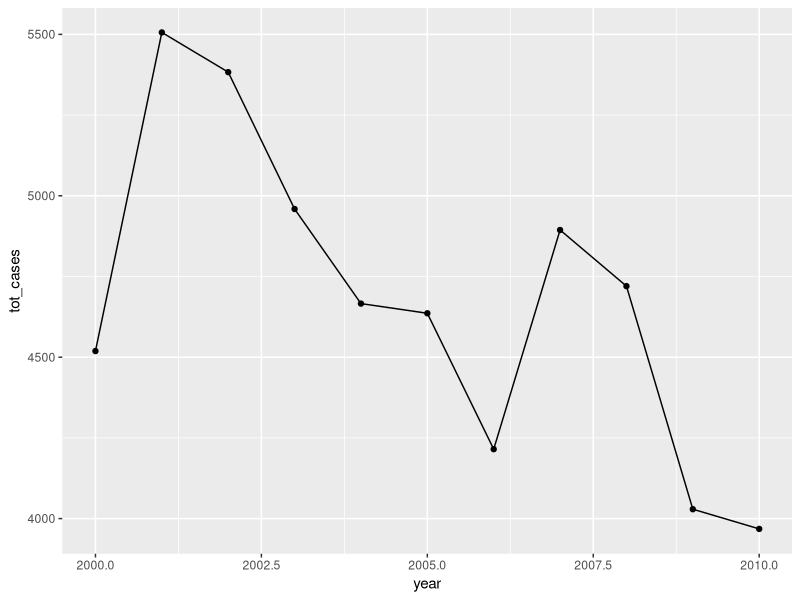

R code for this plot:
## ---- chunk 1
#| label: setup
#| include: false
#| eval: true

library(tidyverse)

tb_argentina <- read_csv(here::here("data/tb_argentina.csv"))

tb_tidy <- tb_argentina |> 
  pivot_longer(sp_m_014:sp_f_65,
               names_to = c("diagnosis", "sex", "age"), 
               names_sep = "_",
               values_to = "count", values_drop_na = TRUE)
## ---- chunk 2
#| eval: true
#| 
tb_argentina
## ---- chunk 3
# should have 6-7 columns
# country, year, population, sex, age, count, diagnosis (optional)
# 154 rows

## ---- chunk 4
    head(tb_tidy)
## ---- chunk 5
    dim(tb_tidy)
## ---- chunk 6
        tb_tidy |>
          mutate(rate = count/population * 1000) |>
          select(country, year, rate)
## ---- chunk 7
    tb_tidy |>
      group_by(year) |>
      summarise(tot_cases = sum(count))
## ---- chunk 8
    tb_tidy |>
      group_by(year) |>
      summarise(tot_cases = sum(count)) |>
      ggplot(aes(x = year, 
                 y = tot_cases)) +
      geom_point() +
      geom_line()
## ---- chunk 9
summary(lm(count~sex, data = tb_tidy))
## ---- chunk 10
# * The reference group is females.  
# * The number of TB infections for females is greater than 0 (estimate = 283, SE = 18, p < 0.001). 
# * The number of TB cases for males is significantly different from females (estimated difference = 102, SE = 26, p < 0.001).  
# * The model only explains 8% of the variation in the data. 
